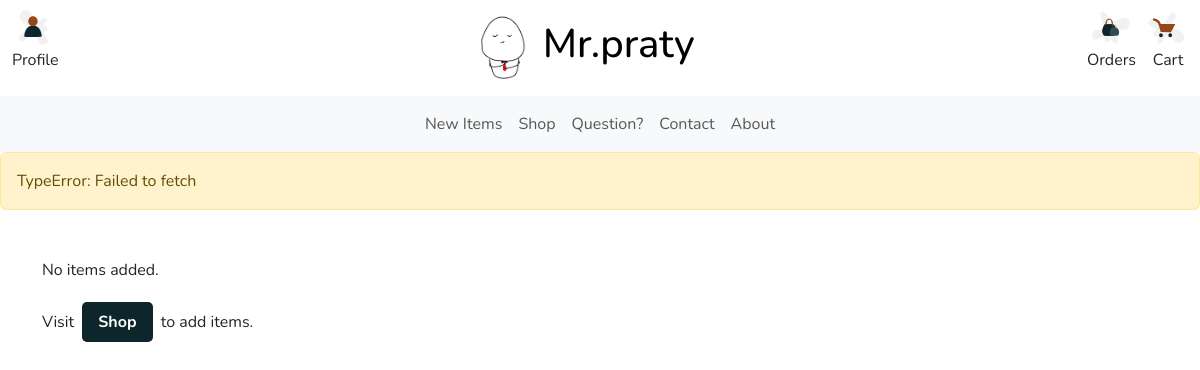
The app's page /checkout (signed in), older data.
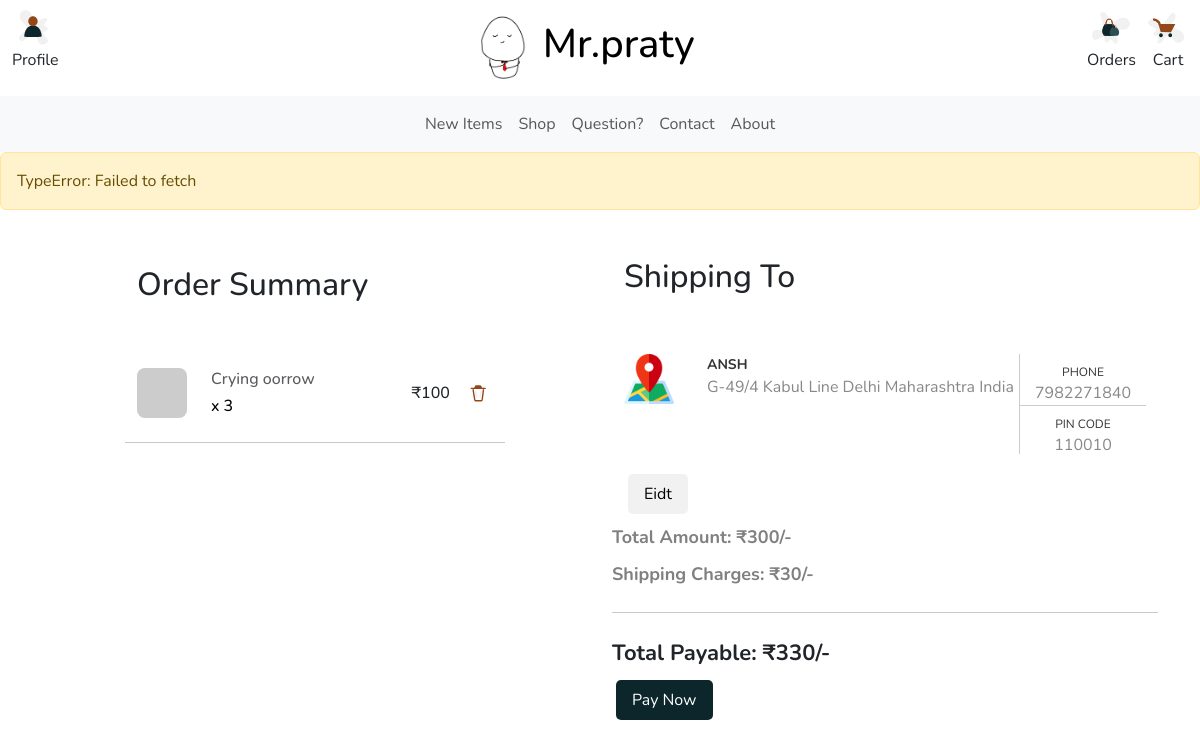
The same page, newer data.
### PratyushDoodlesApp/models/UserModel.py (models this page shows, shortened)
class CartItem(db.Model):
    __tablename__ = 'cart_item'
    id = db.Column(db.Integer, primary_key=True)
    quantity = db.Column(db.Integer, nullable=False)
    cart_id = db.Column(db.Integer, db.ForeignKey('cart.id'), nullable=False)
    product_id = db.Column(db.Integer, db.ForeignKey('product.id'), nullable=False)
    def get_product(self):
        product = Product.query.filter_by(id = self.product_id).first()
        return product

class Address(db.Model):
    __tablename__ = 'address'
    id = db.Column(db.Integer, primary_key=True)
    recipient_name = db.Column(db.String(255), nullable=False)
    addressLine1 = db.Column(db.String(255), nullable=False)
    addressLine2 = db.Column(db.String(255), nullable=True)
    city = db.Column(db.String(255), nullable=False)
    state = db.Column(db.String(255), nullable=False)
    pincode = db.Column(db.String(255), nullable=False)
    country = db.Column(db.String(255), nullable=False)
    phone_number = db.Column(db.String(15), nullable=False)
    user_id = db.Column(db.Integer, db.ForeignKey('user.id'), nullable=True)
    order_id = db.Column(db.Integer, db.ForeignKey('order.id'), nullable=True)

### PratyushDoodlesApp/models/ProductModel.py (models this page shows, shortened)
class Product(db.Model):
    __tablename__ = 'product'
    id = db.Column(db.Integer, primary_key=True)
    name = db.Column(db.String(255), nullable=False)
    description = db.Column(db.String(255), nullable=False)
    price = db.Column(db.Integer, nullable=False)
    stock_quantity = db.Column(db.Integer, nullable=False)
    discount_percent = db.Column(db.Integer, nullable=True)
    product_highlight = db.Column(db.String(255), nullable=True)
    product_images = db.relationship('ProductImage', backref = 'of_product', lazy=True)

### PratyushDoodlesApp/business/checkout.py (the view)
@checkout_bp.route('/checkout')
def checkout():
    data = getCartData()
    return render_template('checkout.html', data=data)

### PratyushDoodlesApp/business/auth.py (called while the page is built)
@login_manager.user_loader
def load_user(user_id):
    return User.query.get(int(user_id))

### PratyushDoodlesApp/business/cart.py (called while the page is built)
def getCartData():
    user = get_current_user()
    items_count = 0
    total_amount = 0
    cart_items = None
    if user and user.cart:
        cart_items = user.cart.cart_items
        for cart_item in cart_items:
            items_count = items_count + cart_item.quantity
            product = Product.query.filter_by(id = cart_item.product_id).first()
            total_amount = total_amount + (product.price * cart_item.quantity)
    return {
        'user' : user,
        'items_count' : items_count,
        'total_amount' : total_amount,
        'cart_items' : cart_items
    }

### PratyushDoodlesApp/business/util.py (called while the page is built)
def get_current_user():
    if  current_user.is_anonymous:
        return None
    return current_user

### PratyushDoodlesApp/templates/checkout.html (shortened to what this page needs)
{% extends 'ui/base_page.html' %}
{% block content %}
<div class="container mt-5">
    {% if data.user %}
    {% if data.cart_items and (data.cart_items|length>0) %}
    <div class="row">
        <div class="col-md-4 mx-auto">
            <div class="flex-column m4">
                <ul class="navbar-nav justify-content-end flex-grow-1 pe-3">
                    <li class="nav-item">
                        <a class="nav-link" aria-current="page" href="#">
                            <h2>Order Summary</h2>
                        </a>
                    </li>
                </ul>
                <div class="mt-5">
                    {% for cart_item in data.cart_items %}
                    <div id="cart-item-{{ cart_item.product_id }}">
                        {% with cart_item=cart_item, product=cart_item.get_product() %}
                        {% include 'ui/cart_item.html' %}
                        {% endwith %}
                    </div>
                    {% endfor %}
                </div>
            </div>
        </div>
        <div class=" col-md-6">
            <div class="flex-column">
                <div class="col-lg-12 mx-auto">
                    <div id="shipping-address-filled"
                        style="display: {% if data.user.address %} block {% else %} none {% endif%};">
                        {% with address=data.user.address %}
                        {% include 'ui/saved_address.html' %}
                        {% endwith %}
                    </div>
                    <div class="total-payable">
                        Total Amount: ₹{{ data.total_amount }}/-
                    </div>
                    <div class="shipping-amount">
                        Shipping Charges: ₹30/-
                    </div>
                    <div class="total-amount-large">
                        <hr class="my-4">
                        Total Payable: ₹{{ data.total_amount + 30 }}/-
                    </div>
                        <button id="rzp-pay-button"  style="display:  {% if data.user.address %} block {% else %} none {% endif %};" class="dark-button">Pay Now</button>
                </div>
            </div>
        </div>
    </div>
    {% else %}
    <div class="row ml-auto">
        <p>
            No items added.
        </p>
        <p>
            Visit <a type="button" class="dark-button" href="{{ url_for('shop.shop') }}"><b>Shop</b></a> to add items.
        </p>
    </div>
    {% endif %}
    {% else %}
    <div class="row ml-auto">
        <p>
            <a type="button" class="dark-button" href="{{ url_for('auth.login') }}"><b>Log-In</b></a> to access your cart
        </p>
    </div>
    {% endif%}
</div>
{% endblock content %}

### PratyushDoodlesApp/templates/ui/cart_item.html
<div class="row mb-4 d-flex justify-content-between align-items-center">
    <div class="col-md-2 col-lg-2 col-xl-2">
        <img src="{{ product.product_images[0].picture_url }}" alt="Product" class="rounded-3 ic-50" />
    </div>
    <div class="col-md-5 col-lg-5 col-xl-5">
        <h6 class="text-muted">{{ product.name }}</h6>
        <h6 class="text-black mb-0">x {{ cart_item.quantity }}</h6>
    </div>
    <div class="col-md-1 col-lg-1 col-xl-1 offset-lg-1">
        <h6 class="mb-0">₹{{ product.price }}</h6>
    </div>
    <div class="col-md-2 col-lg-2 col-xl-2 text-end">
        <span class="text-muted" product_id="{{ product.id }}" onclick="removeItemFromCart(this)">
            <img class="ic-30" src="{{ url_for('static', filename='images/ic_thrash.svg') }}">
        </span>
    </div>
    <hr class="my-4">
</div>

### PratyushDoodlesApp/templates/ui/saved_address.html
<div class="container">
    <h2>Shipping To</h2>
    <div class="row">
        <div class="card-wrap horizontal">
            <div class="card-img-container">
                <figure>
                    <img src="{{ url_for('static', filename='images/ic_map.png') }}">
                </figure>
                <button class="secondary-button" onclick="onShippingAddressEdit()">Eidt</button>
            </div>
            <div class="card-info">
                <div class="card-address">
                    <a href="#">
                        <p class="card-title">{{ address.recipient_name }}</p>
                        <p>{{ address.addressLine1 }} {{ address.addressLine2 }} {{ address.city }} {{ address.state }}
                            {{ address.country }} <br><br>
                        </p>
                    </a>
                </div>
                <div class="card-phone">
                    <a href="#"><span>Phone</span>{{ address.phone_number }}</a>
                    <a href="#"><span>Pin Code</span>{{ address.pincode }}</a>
                </div>
            </div>
        </div>
    </div>
</div>

Row changes from the older to the newer data that the page shows:
added CartItem: name "Crying oorrow", quantity "3", price "100"
added Address: recipient_name "ANSH", addressLine1 "G-49/4 Kabul Line", city "Delhi", state "Maharashtra", country "India", phone_number "7982271840", pincode "110010"
Text that changed along with them:
{{ data.total_amount }}: (not shown) → "300"
{{ data.total_amount + 30 }}: (not shown) → "330"
text no longer shown: "No items added. Visit Shop to add items."
text now shown: "Order Summary Shipping To Eidt PHONE PIN CODE Total Amount: ₹ /- Shipping Charges: ₹30/- Total Payable: ₹ /- Pay Now"
